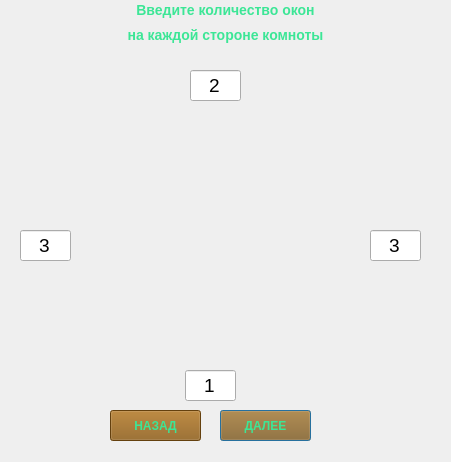
<?xml version="1.0" encoding="UTF-8"?>
<ui version="4.0">
 <class>Room</class>
 <widget class="QDialog" name="Room">
  <property name="geometry">
   <rect>
    <x>0</x>
    <y>0</y>
    <width>451</width>
    <height>462</height>
   </rect>
  </property>
  <property name="windowTitle">
   <string>Dialog</string>
  </property>
  <widget class="QLabel" name="label">
   <property name="geometry">
    <rect>
     <x>10</x>
     <y>20</y>
     <width>431</width>
     <height>431</height>
    </rect>
   </property>
   <property name="styleSheet">
    <string notr="true">image: url(:/proj/img/first_room.png);</string>
   </property>
   <property name="text">
    <string/>
   </property>
  </widget>
  <widget class="QPushButton" name="Next_1">
   <property name="geometry">
    <rect>
     <x>220</x>
     <y>410</y>
     <width>91</width>
     <height>31</height>
    </rect>
   </property>
   <property name="font">
    <font>
     <bold>true</bold>
    </font>
   </property>
   <property name="styleSheet">
    <string notr="true">color: rgb(60,230,150);
background-color: rgb(140,90,20);</string>
   </property>
   <property name="text">
    <string>ДАЛЕЕ</string>
   </property>
  </widget>
  <widget class="QLineEdit" name="lineEdit">
   <property name="geometry">
    <rect>
     <x>190</x>
     <y>70</y>
     <width>51</width>
     <height>31</height>
    </rect>
   </property>
   <property name="font">
    <font>
     <pointsize>14</pointsize>
    </font>
   </property>
   <property name="text">
    <string>2</string>
   </property>
   <property name="alignment">
    <set>Qt::AlignCenter</set>
   </property>
  </widget>
  <widget class="QLineEdit" name="lineEdit_2">
   <property name="geometry">
    <rect>
     <x>20</x>
     <y>230</y>
     <width>51</width>
     <height>31</height>
    </rect>
   </property>
   <property name="font">
    <font>
     <pointsize>14</pointsize>
    </font>
   </property>
   <property name="text">
    <string>3</string>
   </property>
   <property name="alignment">
    <set>Qt::AlignCenter</set>
   </property>
  </widget>
  <widget class="QLineEdit" name="lineEdit_3">
   <property name="geometry">
    <rect>
     <x>370</x>
     <y>230</y>
     <width>51</width>
     <height>31</height>
    </rect>
   </property>
   <property name="font">
    <font>
     <pointsize>14</pointsize>
    </font>
   </property>
   <property name="text">
    <string>3</string>
   </property>
   <property name="alignment">
    <set>Qt::AlignCenter</set>
   </property>
  </widget>
  <widget class="QLineEdit" name="lineEdit_4">
   <property name="geometry">
    <rect>
     <x>185</x>
     <y>370</y>
     <width>51</width>
     <height>31</height>
    </rect>
   </property>
   <property name="font">
    <font>
     <pointsize>14</pointsize>
    </font>
   </property>
   <property name="text">
    <string>1</string>
   </property>
   <property name="alignment">
    <set>Qt::AlignCenter</set>
   </property>
  </widget>
  <widget class="QPushButton" name="Back_1">
   <property name="geometry">
    <rect>
     <x>110</x>
     <y>410</y>
     <width>91</width>
     <height>31</height>
    </rect>
   </property>
   <property name="font">
    <font>
     <bold>true</bold>
    </font>
   </property>
   <property name="styleSheet">
    <string notr="true">color: rgb(60,230,150);
background-color: rgb(140,90,20);</string>
   </property>
   <property name="text">
    <string>НАЗАД</string>
   </property>
  </widget>
  <widget class="QWidget" name="">
   <property name="geometry">
    <rect>
     <x>0</x>
     <y>0</y>
     <width>451</width>
     <height>44</height>
    </rect>
   </property>
   <layout class="QVBoxLayout" name="verticalLayout">
    <item>
     <widget class="QLabel" name="label_14">
      <property name="font">
       <font>
        <pointsize>-1</pointsize>
        <bold>true</bold>
       </font>
      </property>
      <property name="styleSheet">
       <string notr="true">color: rgb(60,230,150);
font-size: 14px;</string>
      </property>
      <property name="text">
       <string>Введите количество окон</string>
      </property>
      <property name="alignment">
       <set>Qt::AlignCenter</set>
      </property>
     </widget>
    </item>
    <item>
     <widget class="QLabel" name="label_15">
      <property name="font">
       <font>
        <pointsize>-1</pointsize>
        <bold>true</bold>
       </font>
      </property>
      <property name="styleSheet">
       <string notr="true">color: rgb(60,230,150);
font-size: 14px;</string>
      </property>
      <property name="text">
       <string>на каждой стороне комноты</string>
      </property>
      <property name="alignment">
       <set>Qt::AlignCenter</set>
      </property>
     </widget>
    </item>
   </layout>
  </widget>
 </widget>
 <resources/>
 <connections/>
</ui>
